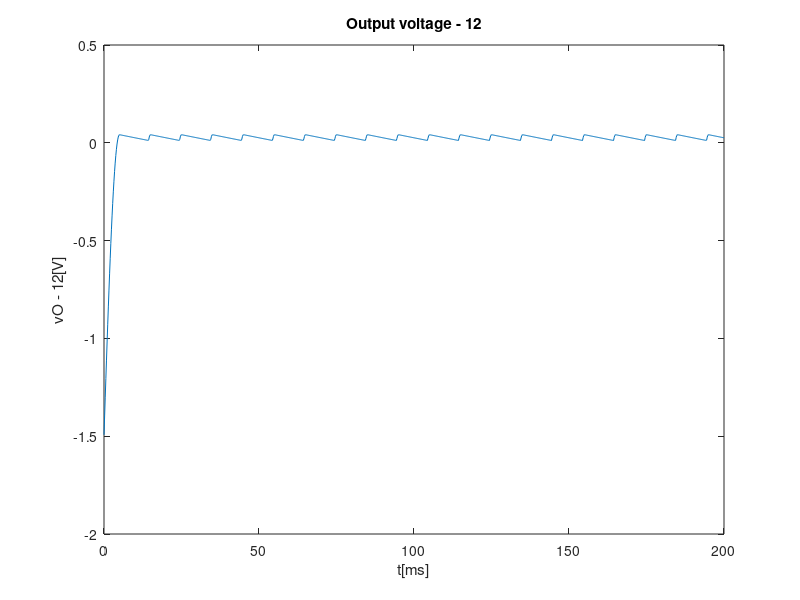
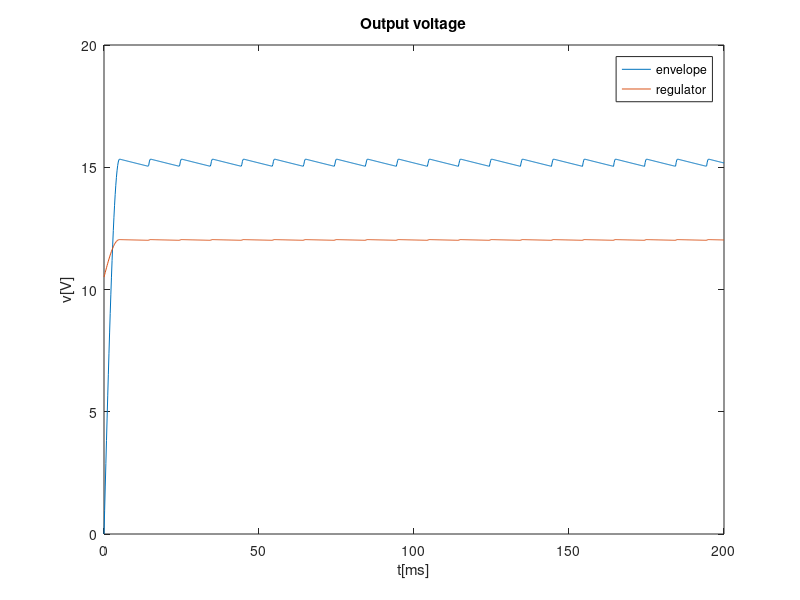

MATLAB code to generate these figures, in order:
close all 
clear all

%parametros
f=50;
Vin=230;
% n transformador
n = 15;
w=2*pi*f;
R1=10e3;
R2=1e3;
C=48e-6;

% amplitude apos transformador
A = Vin/15;
% sinal
t=linspace(0, 10/f, 1000);
Vi = A*sin(w*t);
% utilizando o ideal model para os diodos no rectifier
Vi = abs(Vi);

% gráfico apos passar pelo full wave rectifier
%figure
%plot(t*1000, Vi)
%title("Output voltage v_o(t)")
%xlabel ("t[ms]")
%ylabel ("v_o[V]")
%print ("vo.eps", "-depsc");

%envelope detector - capacitor

vED = zeros(1, length(t));
vOnexp = zeros(1, length(t));
T = 1/f;
tOFF = 1/w * atan(1/w/R1/C) + T/4;  

%for i=1:length(t)
%  if (t(i) <= T/4)
%    vOnexp = 0;
%  elseif (t(i) < tOFF+T)
%    vOnexp = A*abs(sin(w*tOFF))*exp(-(t(i)-tOFF)/R1/C);
%  else
%    tOFF = tOFF + T;
%    vOnexp = A*abs(sin(w*tOFF))*exp(-(t(i)-tOFF)/R1/C);
%  endif
%endfor

%tOFF = 1/w * atan(1/w/R1/C) + T/4;  

%figure

%plot(t*1000, Vi)
%hold

for i=1:length(t)
  if (t(i) < tOFF)
    vED(i) = Vi(i);
  elseif (A*abs(sin(w*tOFF))*exp(-(t(i)-tOFF)/R1/C) > Vi(i))
    vED(i) = A*abs(sin(w*tOFF))*exp(-(t(i)-tOFF)/R1/C);
  else
    vED(i) = Vi(i);
    tOFF = tOFF + T/2;
  endif
endfor

%title("Output voltage Envelope Detector v_ED(t)")
%xlabel ("t[ms]")
%ylabel ("v_ED[V]")
%legend("rectified","envelope")
%print ("ocenvelope.eps", "-depsc");

mediaenv = 0;
pontos = 0;
tOFF = 1/w * atan(1/w/R1/C) + T/4;  

for i=1:length(t)
  if (t(i) > tOFF) 
    if (t(i) < tOFF+5*T)
      mediaenv = mediaenv + vED(i);
      pontos = pontos + 1;
    endif
  endif
endfor

mediaenv = mediaenv / pontos;

% voltage regulator

vO = zeros(1, length(t));
ndiodes = 18;
% valor abaixo retirado ngspice
VO = 12.02691;
VOn = VO/ndiodes;

% utilizando modelo mais simples so com von
%vlim = VOn * ndiodes;

%limit
%for i=1:length(t)
%  if vED(i) > vlim
%    vO(i) = vlim;
%  else
%    vO(i) = vED(i);
%  endif
%endfor

%utilizando modelo incremental
vs = vED - mediaenv;

VT = 0.025;
IS = 1.0e-14;

rd = ndiodes*VT/(IS*exp(VOn/VT));

vo = vs*rd/(rd+R2);

vO = vo + VO;

vmin = zeros(1, length(t));

for i=1:length(t)
  if (t(i) < tOFF) 
    vmin(i) = 100;
  else 
    vmin(i) = vO(i);
  endif
endfor

maximo = max(vO);
minimo = min(vmin);
ripple = maximo-minimo;

mediaf = 0;
pontos = 0;

for i=1:length(t)
  if (t(i) > tOFF) 
    if (t(i) < tOFF+5*T)
      mediaf= mediaf + vO(i);
      pontos = pontos + 1;
    endif
  endif
endfor

mediaf = mediaf / pontos;

facdcoc = fopen("acdcoc.tex", "w");
fprintf(facdcoc, "Average & %f \\\\ \n", mediaf);
fprintf(facdcoc, "\\hline\n");
fprintf(facdcoc, "Ripple & %f \\\\ \n", ripple);
fprintf(facdcoc, "\\hline\n");

fclose(facdcoc);

vO = vO-12;

plot(t*1000, vO)
title("Output voltage - 12")
xlabel ("t[ms]")
ylabel ("vO - 12[V]")
print ("12octave.eps", "-depsc");

vO = vO+12;

figure

plot(t*1000, vED)
hold

plot(t*1000, vO)
title("Output voltage")
xlabel ("t[ms]")
ylabel ("v[V]")
legend("envelope","regulator")
print ("acdcoctave.eps", "-depsc");

